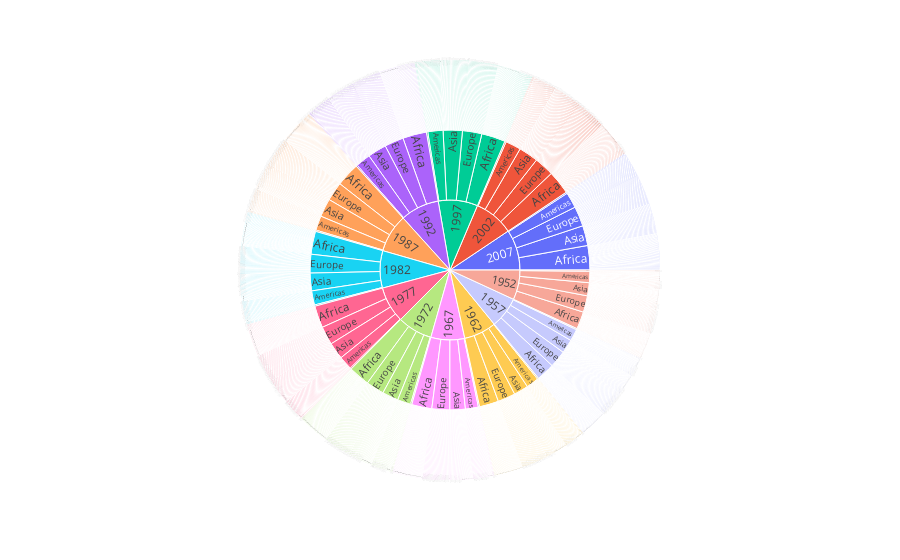

Write notebook code for a chart like this one.
### Code cell
import plotly.express as px
#df = px.data.tips()
fig = px.sunburst(df, path=['year', 'continent', 'pop'], values='lifeExp')
fig.show()

### Figure 1 — Plotly figure (JSON) as saved in the notebook; plotly's stock layout.template omitted (floating-point values rounded to 4 significant figures; data arrays with more than 128 entries replaced by an {"elided": "..."} marker saying what was removed)
{"data": [{"branchvalues": "total", "domain": {"x": [0, 1], "y": [0, 1]}, "hovertemplate": "labels=%{label}<br>lifeExp=%{value}<br>parent=%{parent}<br>id=%{id}<extra></extra>", "ids": {"elided": "1776 str values"}, "labels": {"elided": "1776 str values"}, "name": "", "parents": {"elided": "1776 str values"}, "type": "sunburst", "values": {"elided": "1776 float values"}}], "layout": {"legend": {"tracegroupgap": 0}, "margin": {"t": 60}}}
